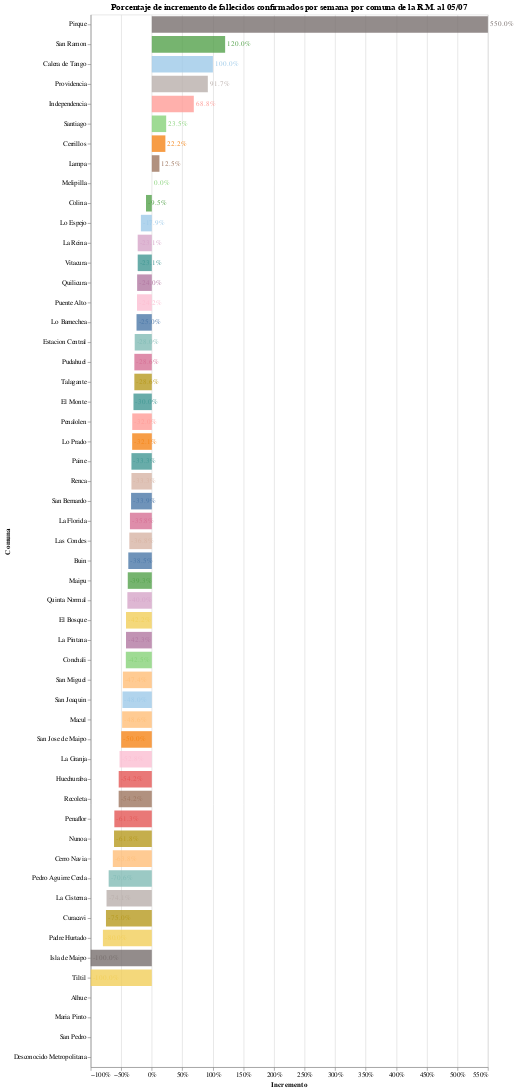

Write notebook code for a chart like this one.
### Markdown cell above
# Porcentaje de incremento de fallecidos confirmados por semana

### Code cell
#hide_input
bars = alt.Chart(deaths.drop("Total").reset_index()).mark_bar(opacity=0.8, size=25).encode(
    x = alt.X('Incremento', axis=alt.Axis(format='%', title='Incremento')),
    y = alt.Y('Comuna', sort='-x'),
    tooltip = ['Comuna','Hace dos semanas', 'Última semana', 'Incremento'],
    color = alt.Color('Comuna', scale=alt.Scale(scheme='tableau20'), legend=None),
)

text = bars.mark_text(
    align='left',
    baseline='middle',
    dx=3  # Nudges text to the right so it doesn't appear on top of the bar
).encode(
    text=alt.Text('Texto')
)

bars.properties(
    title = f"Porcentaje de incremento de fallecidos confirmados por semana por comuna de la R.M. al {pd.to_datetime(last_date).strftime('%d/%m')}",
    width = 600,
    height = alt.Step(30)
) + text

### Figure 1 — Vega-Lite specification as saved in the notebook (floating-point values rounded to 4 significant figures)
{"config": {"view": {"continuousWidth": 400, "continuousHeight": 300}}, "layer": [{"mark": {"type": "bar", "opacity": 0.8, "size": 25}, "encoding": {"color": {"type": "nominal", "field": "Comuna", "legend": null, "scale": {"scheme": "tableau20"}}, "tooltip": [{"type": "nominal", "field": "Comuna"}, {"type": "quantitative", "field": "Hace dos semanas"}, {"type": "quantitative", "field": "Última semana"}, {"type": "quantitative", "field": "Incremento"}], "x": {"type": "quantitative", "axis": {"format": "%", "title": "Incremento"}, "field": "Incremento"}, "y": {"type": "nominal", "field": "Comuna", "sort": "-x"}}, "height": {"step": 30}, "title": "Porcentaje de incremento de fallecidos confirmados por semana por comuna de la R.M. al 05/07", "width": 600}, {"mark": {"type": "text", "align": "left", "baseline": "middle", "dx": 3}, "encoding": {"color": {"type": "nominal", "field": "Comuna", "legend": null, "scale": {"scheme": "tableau20"}}, "text": {"type": "nominal", "field": "Texto"}, "tooltip": [{"type": "nominal", "field": "Comuna"}, {"type": "quantitative", "field": "Hace dos semanas"}, {"type": "quantitative", "field": "Última semana"}, {"type": "quantitative", "field": "Incremento"}], "x": {"type": "quantitative", "axis": {"format": "%", "title": "Incremento"}, "field": "Incremento"}, "y": {"type": "nominal", "field": "Comuna", "sort": "-x"}}}], "data": {"name": "data-9d03d32861d302c716732ae432483ffb"}, "$schema": "https://vega.github.io/schema/vega-lite/v4.8.1.json", "datasets": {"data-9d03d32861d302c716732ae432483ffb": [{"Comuna": "Alhue", "Hace dos semanas": 0.0, "Última semana": 1.0, "Diferencia": 1.0, "Incremento": null, "Texto": "inf%"}, {"Comuna": "Buin", "Hace dos semanas": 13.0, "Última semana": 8.0, "Diferencia": -5.0, "Incremento": -0.3846, "Texto": "-38.5%"}, {"Comuna": "Calera de Tango", "Hace dos semanas": 1.0, "Última semana": 2.0, "Diferencia": 1.0, "Incremento": 1.0, "Texto": "100.0%"}, {"Comuna": "Cerrillos", "Hace dos semanas": 9.0, "Última semana": 11.0, "Diferencia": 2.0, "Incremento": 0.2222, "Texto": "22.2%"}, {"Comuna": "Cerro Navia", "Hace dos semanas": 58.0, "Última semana": 21.0, "Diferencia": -37.0, "Incremento": -0.6379, "Texto": "-63.8%"}, {"Comuna": "Colina", "Hace dos semanas": 21.0, "Última semana": 19.0, "Diferencia": -2.0, "Incremento": -0.09524, "Texto": "-9.5%"}, {"Comuna": "Conchali", "Hace dos semanas": 40.0, "Última semana": 23.0, "Diferencia": -17.0, "Incremento": -0.425, "Texto": "-42.5%"}, {"Comuna": "Curacavi", "Hace dos semanas": 4.0, "Última semana": 1.0, "Diferencia": -3.0, "Incremento": -0.75, "Texto": "-75.0%"}, {"Comuna": "El Bosque", "Hace dos semanas": 45.0, "Última semana": 26.0, "Diferencia": -19.0, "Incremento": -0.4222, "Texto": "-42.2%"}, {"Comuna": "El Monte", "Hace dos semanas": 10.0, "Última semana": 7.0, "Diferencia": -3.0, "Incremento": -0.3, "Texto": "-30.0%"}, {"Comuna": "Estacion Central", "Hace dos semanas": 25.0, "Última semana": 18.0, "Diferencia": -7.0, "Incremento": -0.28, "Texto": "-28.0%"}, {"Comuna": "Huechuraba", "Hace dos semanas": 24.0, "Última semana": 11.0, "Diferencia": -13.0, "Incremento": -0.5417, "Texto": "-54.2%"}, {"Comuna": "Independencia", "Hace dos semanas": 16.0, "Última semana": 27.0, "Diferencia": 11.0, "Incremento": 0.6875, "Texto": "68.8%"}, {"Comuna": "Isla de Maipo", "Hace dos semanas": 1.0, "Última semana": 0.0, "Diferencia": -1.0, "Incremento": -1.0, "Texto": "-100.0%"}, {"Comuna": "La Cisterna", "Hace dos semanas": 27.0, "Última semana": 7.0, "Diferencia": -20.0, "Incremento": -0.7407, "Texto": "-74.1%"}, {"Comuna": "La Florida", "Hace dos semanas": 81.0, "Última semana": 52.0, "Diferencia": -29.0, "Incremento": -0.358, "Texto": "-35.8%"}, {"Comuna": "La Granja", "Hace dos semanas": 36.0, "Última semana": 17.0, "Diferencia": -19.0, "Incremento": -0.5278, "Texto": "-52.8%"}, {"Comuna": "La Pintana", "Hace dos semanas": 71.0, "Última semana": 41.0, "Diferencia": -30.0, "Incremento": -0.4225, "Texto": "-42.3%"}, {"Comuna": "La Reina", "Hace dos semanas": 13.0, "Última semana": 10.0, "Diferencia": -3.0, "Incremento": -0.2308, "Texto": "-23.1%"}, {"Comuna": "Lampa", "Hace dos semanas": 8.0, "Última semana": 9.0, "Diferencia": 1.0, "Incremento": 0.125, "Texto": "12.5%"}, {"Comuna": "Las Condes", "Hace dos semanas": 68.0, "Última semana": 43.0, "Diferencia": -25.0, "Incremento": -0.3676, "Texto": "-36.8%"}, {"Comuna": "Lo Barnechea", "Hace dos semanas": 12.0, "Última semana": 9.0, "Diferencia": -3.0, "Incremento": -0.25, "Texto": "-25.0%"}, {"Comuna": "Lo Espejo", "Hace dos semanas": 28.0, "Última semana": 23.0, "Diferencia": -5.0, "Incremento": -0.1786, "Texto": "-17.9%"}, {"Comuna": "Lo Prado", "Hace dos semanas": 28.0, "Última semana": 19.0, "Diferencia": -9.0, "Incremento": -0.3214, "Texto": "-32.1%"}, {"Comuna": "Macul", "Hace dos semanas": 35.0, "Última semana": 18.0, "Diferencia": -17.0, "Incremento": -0.4857, "Texto": "-48.6%"}, {"Comuna": "Maipu", "Hace dos semanas": 61.0, "Última semana": 37.0, "Diferencia": -24.0, "Incremento": -0.3934, "Texto": "-39.3%"}, {"Comuna": "Maria Pinto", "Hace dos semanas": 0.0, "Última semana": 3.0, "Diferencia": 3.0, "Incremento": null, "Texto": "inf%"}, {"Comuna": "Melipilla", "Hace dos semanas": 16.0, "Última semana": 16.0, "Diferencia": 0.0, "Incremento": 0.0, "Texto": "0.0%"}, {"Comuna": "Nunoa", "Hace dos semanas": 55.0, "Última semana": 21.0, "Diferencia": -34.0, "Incremento": -0.6182, "Texto": "-61.8%"}, {"Comuna": "Padre Hurtado", "Hace dos semanas": 15.0, "Última semana": 3.0, "Diferencia": -12.0, "Incremento": -0.8, "Texto": "-80.0%"}, {"Comuna": "Paine", "Hace dos semanas": 9.0, "Última semana": 6.0, "Diferencia": -3.0, "Incremento": -0.3333, "Texto": "-33.3%"}, {"Comuna": "Pedro Aguirre Cerda", "Hace dos semanas": 51.0, "Última semana": 15.0, "Diferencia": -36.0, "Incremento": -0.7059, "Texto": "-70.6%"}, {"Comuna": "Penaflor", "Hace dos semanas": 31.0, "Última semana": 12.0, "Diferencia": -19.0, "Incremento": -0.6129, "Texto": "-61.3%"}, {"Comuna": "Penalolen", "Hace dos semanas": 50.0, "Última semana": 34.0, "Diferencia": -16.0, "Incremento": -0.32, "Texto": "-32.0%"}, {"Comuna": "Pirque", "Hace dos semanas": 2.0, "Última semana": 13.0, "Diferencia": 11.0, "Incremento": 5.5, "Texto": "550.0%"}, {"Comuna": "Providencia", "Hace dos semanas": 12.0, "Última semana": 23.0, "Diferencia": 11.0, "Incremento": 0.9167, "Texto": "91.7%"}, {"Comuna": "Pudahuel", "Hace dos semanas": 42.0, "Última semana": 30.0, "Diferencia": -12.0, "Incremento": -0.2857, "Texto": "-28.6%"}, {"Comuna": "Puente Alto", "Hace dos semanas": 99.0, "Última semana": 75.0, "Diferencia": -24.0, "Incremento": -0.2424, "Texto": "-24.2%"}, {"Comuna": "Quilicura", "Hace dos semanas": 25.0, "Última semana": 19.0, "Diferencia": -6.0, "Incremento": -0.24, "Texto": "-24.0%"}, {"Comuna": "Quinta Normal", "Hace dos semanas": 30.0, "Última semana": 18.0, "Diferencia": -12.0, "Incremento": -0.4, "Texto": "-40.0%"}, {"Comuna": "Recoleta", "Hace dos semanas": 59.0, "Última semana": 27.0, "Diferencia": -32.0, "Incremento": -0.5424, "Texto": "-54.2%"}, {"Comuna": "Renca", "Hace dos semanas": 45.0, "Última semana": 30.0, "Diferencia": -15.0, "Incremento": -0.3333, "Texto": "-33.3%"}, {"Comuna": "San Bernardo", "Hace dos semanas": 56.0, "Última semana": 37.0, "Diferencia": -19.0, "Incremento": -0.3393, "Texto": "-33.9%"}, {"Comuna": "San Joaquin", "Hace dos semanas": 25.0, "Última semana": 13.0, "Diferencia": -12.0, "Incremento": -0.48, "Texto": "-48.0%"}, {"Comuna": "San Jose de Maipo", "Hace dos semanas": 2.0, "Última semana": 1.0, "Diferencia": -1.0, "Incremento": -0.5, "Texto": "-50.0%"}, {"Comuna": "San Miguel", "Hace dos semanas": 19.0, "Última semana": 10.0, "Diferencia": -9.0, "Incremento": -0.4737, "Texto": "-47.4%"}, {"Comuna": "San Pedro", "Hace dos semanas": 0.0, "Última semana": 0.0, "Diferencia": 0.0, "Incremento": null, "Texto": "nan%"}, {"Comuna": "San Ramon", "Hace dos semanas": 10.0, "Última semana": 22.0, "Diferencia": 12.0, "Incremento": 1.2, "Texto": "120.0%"}, {"Comuna": "Santiago", "Hace dos semanas": 34.0, "Última semana": 42.0, "Diferencia": 8.0, "Incremento": 0.2353, "Texto": "23.5%"}, {"Comuna": "Talagante", "Hace dos semanas": 14.0, "Última semana": 10.0, "Diferencia": -4.0, "Incremento": -0.2857, "Texto": "-28.6%"}, {"Comuna": "Tiltil", "Hace dos semanas": 3.0, "Última semana": 0.0, "Diferencia": -3.0, "Incremento": -1.0, "Texto": "-100.0%"}, {"Comuna": "Vitacura", "Hace dos semanas": 13.0, "Última semana": 10.0, "Diferencia": -3.0, "Incremento": -0.2308, "Texto": "-23.1%"}, {"Comuna": "Desconocido Metropolitana", "Hace dos semanas": 0.0, "Última semana": 0.0, "Diferencia": 0.0, "Incremento": null, "Texto": "nan%"}]}}
